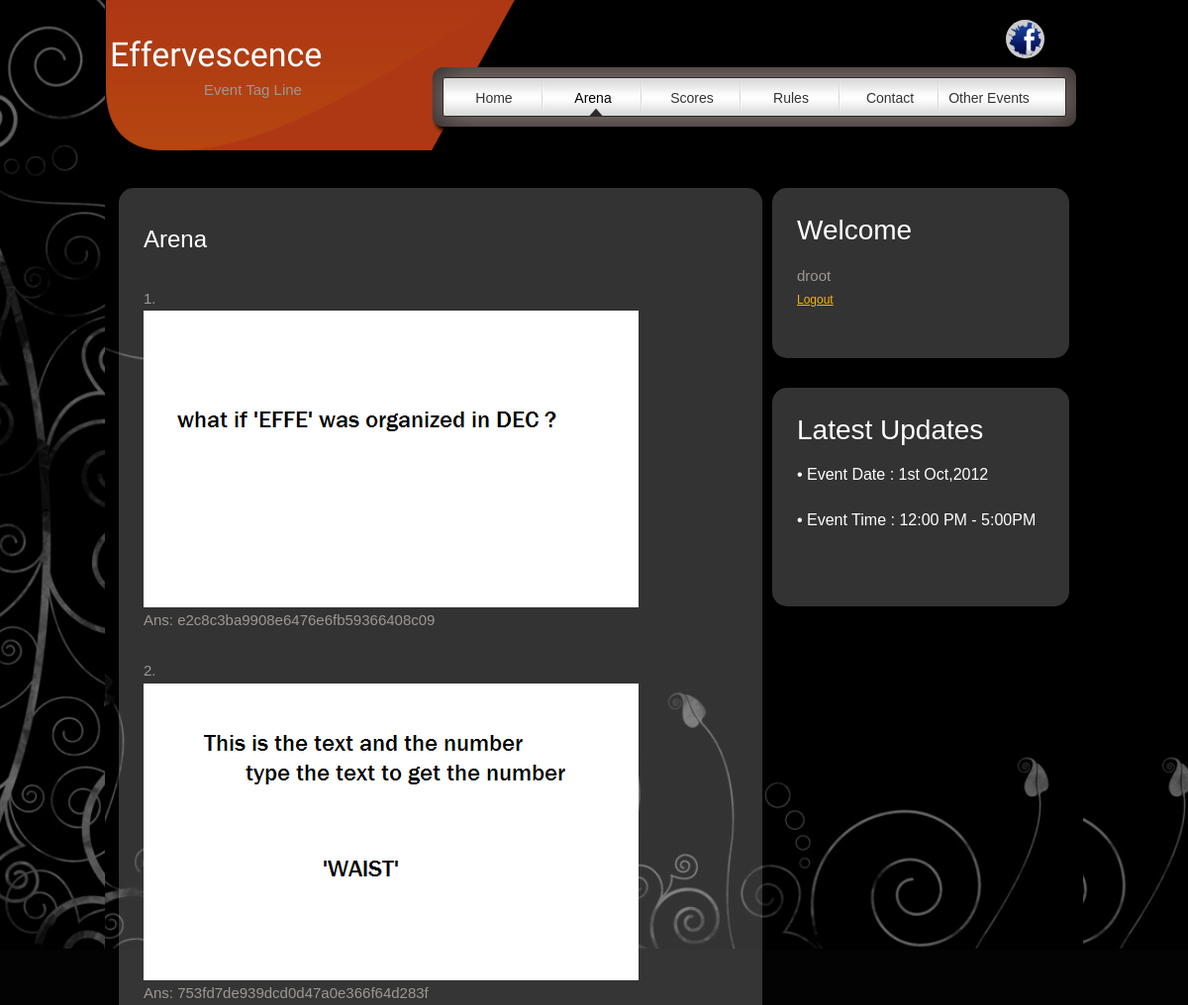
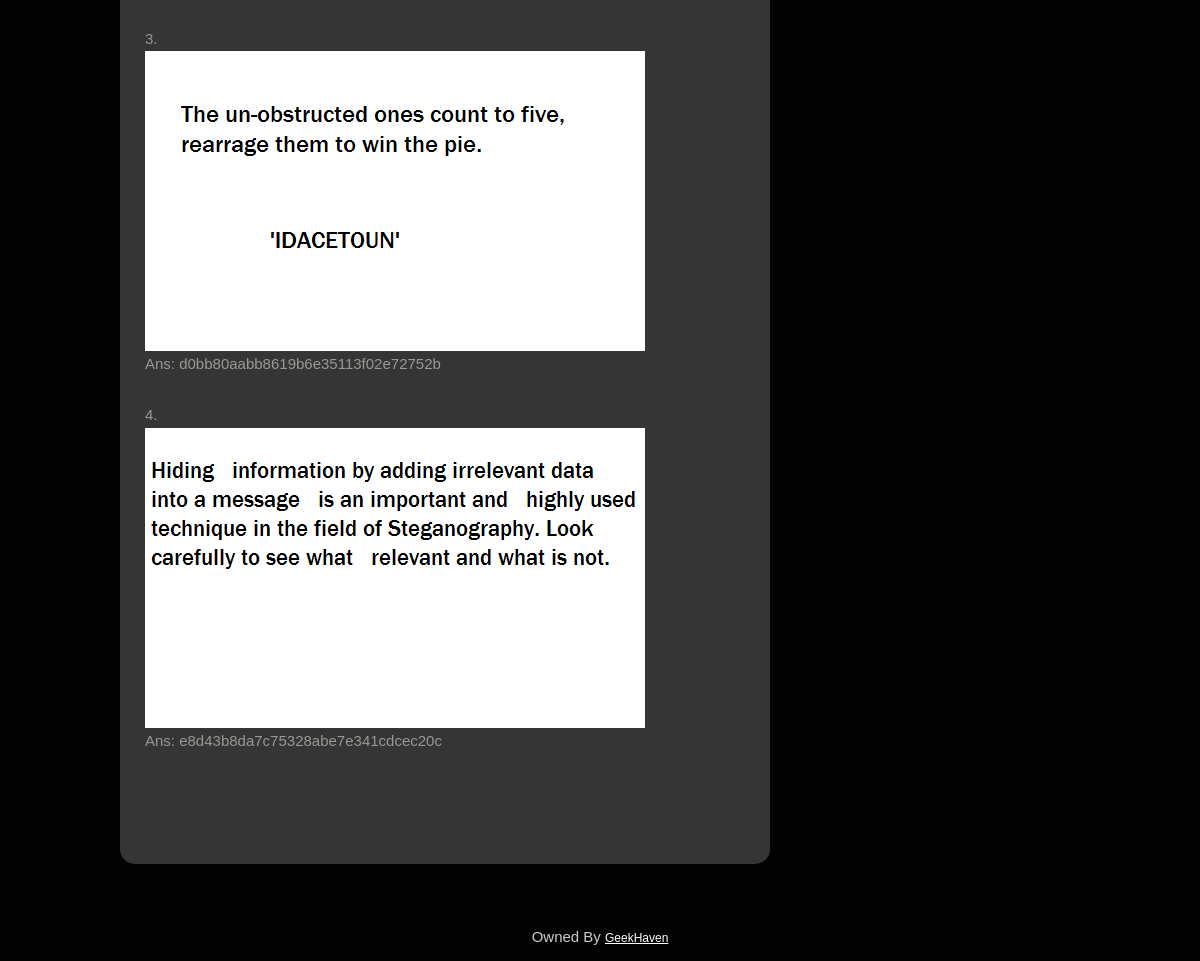
Page /ans.php (signed in) on the committed database (2 pictures, top to bottom).
### tables this page shows
CREATE TABLE IF NOT EXISTS `question_info` (
  `qid` int(11) NOT NULL,
  `question` varchar(50) NOT NULL,
  `ans` varchar(50) NOT NULL,
  `explain` text NOT NULL
);

### variable.php (called while the page is built, shortened)
<?php
	$event = "2012-10-01 12:00:00";
	$today = strtotime("now");
	$event_date = strtotime($event);
	$event_end= $event_date  + (5*60 * 60);
	$show_ans=$event_end-$today;
?>

### ans.php (the view, shortened to what this page needs)
<?php
	include "variable.php";
?>
<html>
    <head>
        <link href="style.css" rel="stylesheet" type="text/css" />
    </head>
<body>
<div id="wrapper">
	<div id="header">
    	<div id="site_title"><h1 style="padding-top:13px;font-family:'Frijole' ,'cursive';padding-right:40px;margin-left:5px; margin-right:-5px;">Effervescence</h1><p style="margin-left:100px;">Event Tag Line</p></div>
        <div id="fb"><a href="#" ><img src="images/fb.png" height="35px" width="35px" style="border-radius:35px;background-color:rgba(255,255,255,0.8);padding:2px;margin-top:10px;" title="Visit Us at Facebook"/></a></div>
        <div id="menu">
            <ul>
                <li><a href="index.php" >Home</a></li>
                <li ><a href="question.php" class="current">Arena</a></li>
                <li><a href="score.php" >Scores</a></li>
                <li><a href="rules.php">Rules</a></li>
                <li><a href="contact.php">Contact</a></li>
                <li class="last"><a href="oevent.php">Other Events</a></li>
            </ul>
        </div>
    </div>
    <div id="main">
    	<div style="width:960;margin:0px;">
            <div style="border-radius:15px;background-color:rgba(255,255,255,0.2);padding:25px;min-height:430px;width:600px;float:left;">
           	  	<div class="post_box">
              		<div class="post_header">
                        <h2>Arena</h2>
                    </div>
					<?php
						if (!isset($_SESSION['user'])){
							echo "You must be logged in to view the answers.";
						}
						else if ($show_ans>0){
							echo "Answers shall be visible after the event.";
						}
						else if ($show_ans<0){
							$query = "SELECT * FROM question_info";
							$result=mysql_query($query)  or die("Query failed: ".mysql_error());
							while ($row=mysql_fetch_array($result)){
								echo $row['qid']."."."<br />".$row['question']."<br />";
								echo "Ans: ".$row['ans']."<br /><br/>";
							}
						}
					?>
              	</div>
            </div>
            <div style="border-radius:15px;background-color:rgba(255,255,255,0.2);padding:25px;margin-bottom:30px;width:250px;float:right;">
                <div class="lbe_box" id="lbox">
					<?php
						if(isset($_SESSION['user']))
							echo '
								<h2>Welcome</h2>'.
								$_SESSION['user'].
								'<br /><a href="logout.php">Logout</a>';
					?>
                </div>
            </div>
            <br/><br/><br/>
            <div  style="border-radius:15px;background-color:rgba(255,255,255,0.2);padding:25px;width:250px;float:right;">
                <h2>Latest Updates</h2>
                <div class="lbe_box">
                    <h3>&bull; Event Date : 1st Oct,2012</h3>
                </div>
                <div class="lbe_box">
                    <h3>&bull; Event Time : 12:00 PM - 5:00PM</h3>
                </div>
                <div class="cleaner " style="height:30px;"></div>
            </div>
        </div>
    </div>
</div>
<div id="footer_wrapper">
    <div id="footer">
        Owned By <a href="#">GeekHaven</a>
    </div>
</div>
</body>
</html>

### style.css (style rules this page uses)
body { margin: 0; padding: 0; color: #9c9893; font-family: "Comic Sans MS", cursive, sans-serif; font-size: 15px; line-height: 1.7em; background-color: #030303; background-image: url(images/a.jpg); background-repeat: repeat-x; background-position: top }
a, a:link, a:visited { color: #f9b507; font-weight: normal; text-decoration: underline; font-size: 12px }
p { margin: 0 0 10px 0; padding: 0; }
img { border: none; }
h1, h2, h3 { color: #fff; font-weight: normal; }
h1 { font-size: 34px; margin: 0 0 20px; padding: 5px 0 }
h2 { font-size: 28px; margin: 0 0 15px; padding: 5px 0; }
h3 { font-size: 24px; margin: 0 0 15px; padding: 0; }
.cleaner { clear: both }
#wrapper { width: 988px; margin: 0 auto; background: url(images/a.jpg) top right no-repeat }
#header { width: 988px; height: 160px; background: url(images/header.png) no-repeat top }
#site_title { float: left; }
#site_title h1 { margin: 30px 0 0 50px; padding: 0; }
#site_title h1 { display: block; width: 250px; height: 35px; color: #fff; outline: none; }
#fb a { float: right; width: 48px; height: 48px; font-weight: normal; display: block; padding: 0; margin: 10px 30px 0 0; color: #ccc; font-size: 18px; text-decoration: none; }
#menu { float: right; width: 625px; margin: 22px 20px 0 0; }
#menu ul { margin: 0; padding: 0; list-style: none; }
#menu ul li { float: left; display: block; width: 100px; height: 37px; padding: 0; margin: 0; display: inline; background: url(images/menu_divider.png) right center no-repeat }
#menu ul .last { background: none }
#menu ul li a { float: left; display: block; width: 100px; padding: 7px 5px 0 0; height: 30px; font-size: 14px; color: #333; text-align: center; text-decoration: none; font-weight: 400; outline: none; border: none; }
#menu ul li a:hover, #menu ul .current { color: #000; background: url(images/mouse_hover.png) bottom center no-repeat }
#main { clear: both; width: 960px; padding: 30px 14px; }
.post_box { clear: both; margin-bottom: 60px }
.post_box .post_header { padding: 5px 0; border-bottom: 4px solid #333; border-top: 4px solid #333; margin-bottom: 20px }
.post_box h2 { font-size: 24px; margin-bottom: 0 }
.lbe_box { clear: both; margin-bottom: 20px }
.lbe_box h3 { font-size: 16px; margin-bottom: 0 }
#footer_wrapper { clear: both; width: 100%; }
#footer { clear: both; width: 960px; padding: 30px 14px 10px; text-align: center; color: #ccc; margin: 0 auto }
#footer a { font-weight: normal; color: #fff; }

### rows in the picture
question_info: qid "1", question (picture), ans "e2c8c3ba9908e6476e6fb59366408c09"
question_info: qid "2", question (picture), ans "753fd7de939dcd0d47a0e366f64d283f"
question_info: qid "3", question (picture), ans "d0bb80aabb8619b6e35113f02e72752b"
question_info: qid "4", question (picture), ans "e8d43b8da7c75328abe7e341cdcec20c"

### other values in the picture
$_SESSION['user'] "droot"
